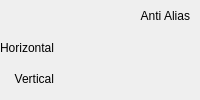
          <widget class="QFrame" name="fore_anti_alias_frame">
           <property name="styleSheet">
            <string notr="true">#fore_anti_alias_frame{
	border-image: url(:/icons/images/alias_background.png);
}</string>
           </property>
           <layout class="QGridLayout" name="gridLayout_2" columnstretch="1,4">
            <property name="leftMargin">
             <number>0</number>
            </property>
            <property name="topMargin">
             <number>0</number>
            </property>
            <property name="rightMargin">
             <number>10</number>
            </property>
            <property name="bottomMargin">
             <number>5</number>
            </property>
            <property name="horizontalSpacing">
             <number>18</number>
            </property>
            <property name="verticalSpacing">
             <number>0</number>
            </property>
            <item row="1" column="0">
             <widget class="QLabel" name="label_11">
              <property name="text">
               <string>Horizontal</string>
              </property>
              <property name="alignment">
               <set>Qt::AlignRight|Qt::AlignTrailing|Qt::AlignVCenter</set>
              </property>
             </widget>
            </item>
            <item row="0" column="1">
             <widget class="QLabel" name="label_15">
              <property name="text">
               <string>Anti Alias</string>
              </property>
              <property name="alignment">
               <set>Qt::AlignRight|Qt::AlignTrailing|Qt::AlignVCenter</set>
              </property>
             </widget>
            </item>
            <item row="2" column="0">
             <widget class="QLabel" name="label_12">
              <property name="text">
               <string>Vertical</string>
              </property>
              <property name="alignment">
               <set>Qt::AlignRight|Qt::AlignTrailing|Qt::AlignVCenter</set>
              </property>
             </widget>
            </item>
            <item row="0" column="0">
             <spacer name="horizontalSpacer_2">
              <property name="orientation">
               <enum>Qt::Horizontal</enum>
              </property>
              <property name="sizeHint" stdset="0">
               <size>
                <width>40</width>
                <height>20</height>
               </size>
              </property>
             </spacer>
            </item>
            <item row="1" column="1">
             <widget class="SingleSliderWithSpinbox" name="widget_fore_anti_hori" native="true"/>
            </item>
            <item row="2" column="1">
             <widget class="SingleSliderWithSpinbox" name="widget_fore_anti_verti" native="true"/>
            </item>
           </layout>
          </widget>
